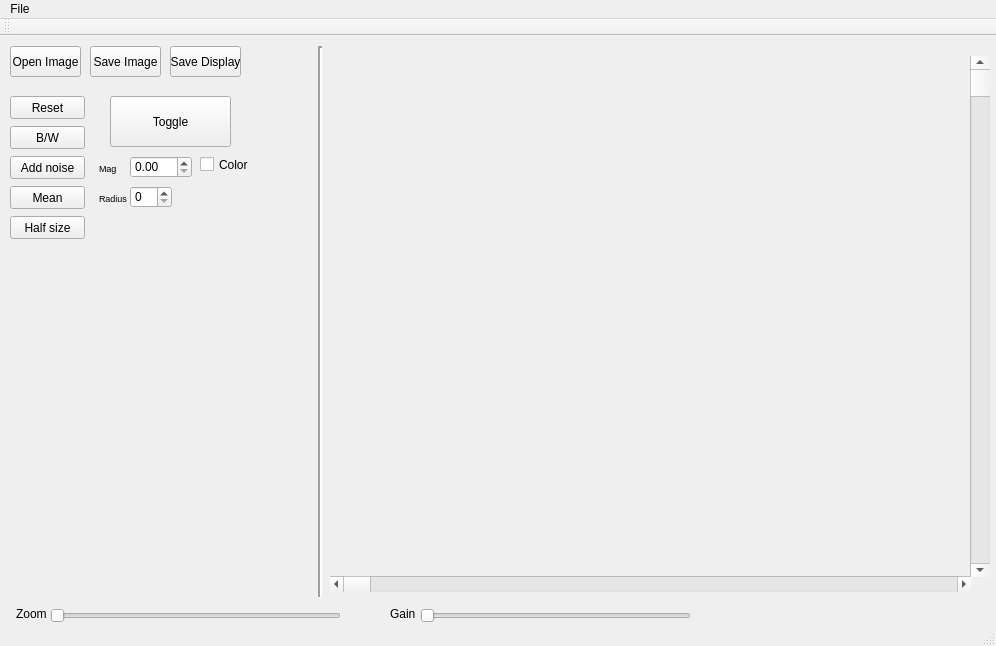
<?xml version="1.0" encoding="UTF-8"?>
<ui version="4.0">
 <class>MainWindow</class>
 <widget class="QMainWindow" name="MainWindow">
  <property name="geometry">
   <rect>
    <x>0</x>
    <y>0</y>
    <width>996</width>
    <height>646</height>
   </rect>
  </property>
  <property name="windowTitle">
   <string>MainWindow</string>
  </property>
  <widget class="QWidget" name="centralWidget">
   <widget class="QPushButton" name="openButton">
    <property name="geometry">
     <rect>
      <x>10</x>
      <y>10</y>
      <width>71</width>
      <height>31</height>
     </rect>
    </property>
    <property name="text">
     <string>Open Image</string>
    </property>
   </widget>
   <widget class="QLabel" name="ImgDisplay">
    <property name="geometry">
     <rect>
      <x>330</x>
      <y>19</y>
      <width>640</width>
      <height>521</height>
     </rect>
    </property>
    <property name="text">
     <string/>
    </property>
   </widget>
   <widget class="QPushButton" name="saveButton">
    <property name="geometry">
     <rect>
      <x>90</x>
      <y>10</y>
      <width>71</width>
      <height>31</height>
     </rect>
    </property>
    <property name="text">
     <string>Save Image</string>
    </property>
   </widget>
   <widget class="QPushButton" name="resetButton">
    <property name="geometry">
     <rect>
      <x>10</x>
      <y>60</y>
      <width>75</width>
      <height>23</height>
     </rect>
    </property>
    <property name="text">
     <string>Reset</string>
    </property>
   </widget>
   <widget class="QPushButton" name="bwButton">
    <property name="geometry">
     <rect>
      <x>10</x>
      <y>90</y>
      <width>75</width>
      <height>23</height>
     </rect>
    </property>
    <property name="text">
     <string>B/W</string>
    </property>
   </widget>
   <widget class="QPushButton" name="noiseButton">
    <property name="geometry">
     <rect>
      <x>10</x>
      <y>120</y>
      <width>75</width>
      <height>23</height>
     </rect>
    </property>
    <property name="text">
     <string>Add noise</string>
    </property>
   </widget>
   <widget class="QSlider" name="zoomSlider">
    <property name="geometry">
     <rect>
      <x>50</x>
      <y>570</y>
      <width>291</width>
      <height>19</height>
     </rect>
    </property>
    <property name="maximum">
     <number>999</number>
    </property>
    <property name="orientation">
     <enum>Qt::Horizontal</enum>
    </property>
   </widget>
   <widget class="QLabel" name="label">
    <property name="geometry">
     <rect>
      <x>16</x>
      <y>570</y>
      <width>31</width>
      <height>16</height>
     </rect>
    </property>
    <property name="text">
     <string>Zoom</string>
    </property>
   </widget>
   <widget class="QScrollBar" name="horizontalScrollBar">
    <property name="geometry">
     <rect>
      <x>330</x>
      <y>540</y>
      <width>641</width>
      <height>16</height>
     </rect>
    </property>
    <property name="maximum">
     <number>999</number>
    </property>
    <property name="orientation">
     <enum>Qt::Horizontal</enum>
    </property>
   </widget>
   <widget class="QScrollBar" name="verticalScrollBar">
    <property name="geometry">
     <rect>
      <x>970</x>
      <y>20</y>
      <width>20</width>
      <height>521</height>
     </rect>
    </property>
    <property name="maximum">
     <number>999</number>
    </property>
    <property name="orientation">
     <enum>Qt::Vertical</enum>
    </property>
   </widget>
   <widget class="QPushButton" name="meanButton">
    <property name="geometry">
     <rect>
      <x>10</x>
      <y>150</y>
      <width>75</width>
      <height>23</height>
     </rect>
    </property>
    <property name="text">
     <string>Mean</string>
    </property>
   </widget>
   <widget class="QPushButton" name="saveDisplayButton">
    <property name="geometry">
     <rect>
      <x>170</x>
      <y>10</y>
      <width>71</width>
      <height>31</height>
     </rect>
    </property>
    <property name="text">
     <string>Save Display</string>
    </property>
   </widget>
   <widget class="QPushButton" name="toggleButton">
    <property name="geometry">
     <rect>
      <x>110</x>
      <y>60</y>
      <width>121</width>
      <height>51</height>
     </rect>
    </property>
    <property name="acceptDrops">
     <bool>false</bool>
    </property>
    <property name="text">
     <string>Toggle</string>
    </property>
   </widget>
   <widget class="QPushButton" name="halfButton">
    <property name="geometry">
     <rect>
      <x>10</x>
      <y>180</y>
      <width>75</width>
      <height>23</height>
     </rect>
    </property>
    <property name="text">
     <string>Half size</string>
    </property>
   </widget>
   <widget class="QDoubleSpinBox" name="noiseSpinBox">
    <property name="geometry">
     <rect>
      <x>130</x>
      <y>120</y>
      <width>62</width>
      <height>22</height>
     </rect>
    </property>
    <property name="singleStep">
     <double>0.500000000000000</double>
    </property>
   </widget>
   <widget class="Line" name="line">
    <property name="geometry">
     <rect>
      <x>310</x>
      <y>10</y>
      <width>20</width>
      <height>551</height>
     </rect>
    </property>
    <property name="lineWidth">
     <number>2</number>
    </property>
    <property name="orientation">
     <enum>Qt::Vertical</enum>
    </property>
   </widget>
   <widget class="QCheckBox" name="colorNoiseCheckBox">
    <property name="geometry">
     <rect>
      <x>200</x>
      <y>120</y>
      <width>70</width>
      <height>17</height>
     </rect>
    </property>
    <property name="text">
     <string>Color</string>
    </property>
   </widget>
   <widget class="QSpinBox" name="meanBox">
    <property name="geometry">
     <rect>
      <x>130</x>
      <y>150</y>
      <width>42</width>
      <height>22</height>
     </rect>
    </property>
   </widget>
   <widget class="QLabel" name="label_2">
    <property name="geometry">
     <rect>
      <x>99</x>
      <y>154</y>
      <width>31</width>
      <height>16</height>
     </rect>
    </property>
    <property name="font">
     <font>
      <pointsize>7</pointsize>
     </font>
    </property>
    <property name="text">
     <string>Radius</string>
    </property>
   </widget>
   <widget class="QLabel" name="label_9">
    <property name="geometry">
     <rect>
      <x>99</x>
      <y>124</y>
      <width>31</width>
      <height>16</height>
     </rect>
    </property>
    <property name="font">
     <font>
      <pointsize>7</pointsize>
     </font>
    </property>
    <property name="text">
     <string>Mag</string>
    </property>
   </widget>
   <widget class="QSlider" name="brightnessSlider">
    <property name="geometry">
     <rect>
      <x>420</x>
      <y>570</y>
      <width>271</width>
      <height>19</height>
     </rect>
    </property>
    <property name="maximum">
     <number>999</number>
    </property>
    <property name="orientation">
     <enum>Qt::Horizontal</enum>
    </property>
   </widget>
   <widget class="QLabel" name="label_14">
    <property name="geometry">
     <rect>
      <x>390</x>
      <y>570</y>
      <width>31</width>
      <height>16</height>
     </rect>
    </property>
    <property name="text">
     <string>Gain</string>
    </property>
   </widget>
  </widget>
  <widget class="QStatusBar" name="statusBar"/>
  <widget class="QToolBar" name="mainToolBar">
   <attribute name="toolBarArea">
    <enum>TopToolBarArea</enum>
   </attribute>
   <attribute name="toolBarBreak">
    <bool>false</bool>
   </attribute>
  </widget>
  <widget class="QMenuBar" name="menuBar">
   <property name="geometry">
    <rect>
     <x>0</x>
     <y>0</y>
     <width>996</width>
     <height>22</height>
    </rect>
   </property>
   <widget class="QMenu" name="menuFile">
    <property name="title">
     <string>File</string>
    </property>
    <addaction name="actionOpen"/>
   </widget>
   <addaction name="menuFile"/>
  </widget>
  <action name="actionOpen">
   <property name="text">
    <string>Open</string>
   </property>
  </action>
 </widget>
 <layoutdefault spacing="6" margin="11"/>
 <resources/>
 <connections/>
</ui>
